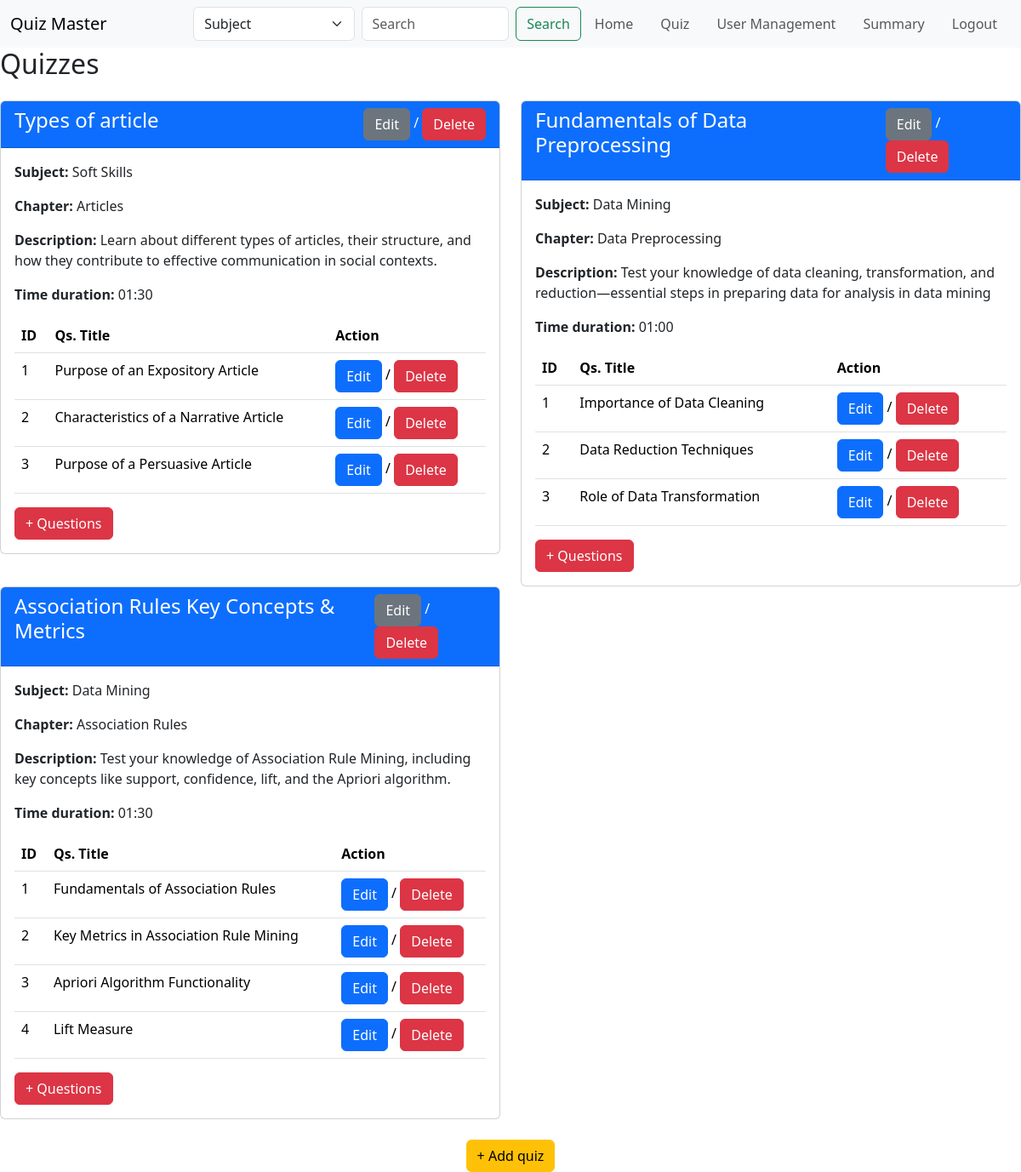
Page /quiz (signed in) on the committed database.
### models.py (models this page shows)
class Quiz(db.Model):
    __tablename__ = 'quiz'
    id = db.Column(db.Integer, primary_key=True, autoincrement=True)
    quiz_name = db.Column(db.String(32), unique=False, nullable=True)
    quiz_description = db.Column(db.String(512), nullable=True)
    time_duration = db.Column(db.String(5), nullable=False)
    chapter_id = db.Column(db.Integer, db.ForeignKey('chapter.id'))
    chapter = db.relationship('Chapter',  backref='quiz', lazy=True)

class Subject(db.Model):
    __tablename__ = 'subject'
    id = db.Column(db.Integer, primary_key=True, autoincrement=True)
    subject_name = db.Column(db.String(32), unique=True, nullable=False)
    subject_code = db.Column(db.String(32), unique=True, nullable=False)
    subject_description = db.Column(db.String(512), nullable=True)
    subject_credit = db.Column(db.String(80), nullable=False)

class Chapter(db.Model):
    __tablename__ = 'chapter'
    id = db.Column(db.Integer, primary_key=True, autoincrement=True)
    chapter_name = db.Column(db.String(32), unique=True, nullable=False)
    chapter_description = db.Column(db.String(512), nullable=True)
    subject_id = db.Column(db.Integer, db.ForeignKey('subject.id'))
    subject = db.relationship('Subject', backref=db.backref('chapters', lazy=True))

class Question(db.Model):
    __tablename__ = 'question'
    id = db.Column(db.Integer, primary_key=True, autoincrement=True)
    question_text = db.Column(db.String(512), nullable=False)
    option1 = db.Column(db.String(512), nullable=False)
    option2 = db.Column(db.String(512), nullable=False)
    option3 = db.Column(db.String(512), nullable=False)
    option4 = db.Column(db.String(512), nullable=False)
    answer = db.Column(db.String(512), nullable=False)
    quiz_id = db.Column(db.Integer, db.ForeignKey('quiz.id'),nullable=False)
    question_title = db.Column(db.String(512), nullable=False)
    quiz = db.relationship('Quiz', backref='questions', lazy=True)

### routes.py (the view)
@app.route('/quiz')
@auth_required
@admin_required
def quiz():
    quizs = Quiz.query.all()
    return render_template('quiz.html', user=User.query.get(session['user_id']), quizs=quizs)

### routes.py (called while the page is built)
def auth_required(func):
    @wraps(func)
    def inner(*args, **kwargs):
        if 'user_id' not in session:
            flash('Please login to continue')
            return redirect(url_for('login'))
        return func(*args, **kwargs)
    return inner

def admin_required(f):
    @wraps(f)
    def decorated_function(*args, **kwargs):
        if session.get('is_admin') == False:
            flash("Access Denied: Admins Only", "danger")
            return redirect(url_for('index'))  # Redirect to home if not admin
        return f(*args, **kwargs)
    return decorated_function

### templates/quiz.html
{% extends "layout.html" %}
{% block content %}
    <h2>Quizzes</h2>
    {% if quizs %}
        <div class="row mt-4">
            {% for quiz in quizs %}
                <div class="col-md-6">
                    <div class="card">
                        <div class="card-header text-white bg-primary d-flex justify-content-between">
                            <span> <h4>{{ quiz.quiz_name }}</h4></span>
                            <span>
                                <a href="{{ url_for('edit_quiz', quiz_id=quiz.id) }}" class="btn btn-secondary">Edit</a> /
                                <a href="{{ url_for('delete_quiz', quiz_id=quiz.id) }}" class="btn btn-danger"
                                    onclick="return confirm('Are you sure you want to delete this quiz?');">
                                    Delete
                                </a>
                            </span>
                        </div>
                        <div class="card-body">
                            <p><strong>Subject:</strong> {{ quiz.chapter.subject.subject_name }}</p>
                            <p><strong>Chapter:</strong> {{ quiz.chapter.chapter_name }}</p>
                            <p><strong>Description:</strong> {{ quiz.quiz_description }}</p>
                            <p><strong>Time duration:</strong> {{ quiz.time_duration }}</p>
                            <table class="table">
                                <thead>
                                    <tr>
                                        <th>ID</th>
                                        <th>Qs. Title</th>
                                        <th>Action</th>
                                    </tr>
                                </thead>
                                <tbody>
                                    {% for question in quiz.questions %}
                                    <tr>
                                        <td>{{ loop.index }}</td>
                                        <td>{{ question.question_title }}</td>
                                        <td>
                                            <a href="{{ url_for('edit_question', question_id=question.id) }}" class="btn btn-primary">Edit</a> /
                                            <a href="{{ url_for('delete_question', question_id=question.id) }}" class="btn btn-danger"
                                                onclick="return confirm('Are you sure you want to delete this questions?');">
                                                Delete
                                            </a>
                                        </td>
                                    </tr>
                                    {% endfor %}
                                </tbody>
                            </table>
                            <a href="{{ url_for('new_question', quiz_id=quiz.id) }}" class="btn btn-danger">+ Questions</a>
                        </div>
                    </div>
                </div>
            {% endfor %}
        </div>
    {% else %}
        <p>No subjects found.</p>
    {% endif %}
                    <div class="mt-4 text-center">
                        <a class="btn btn-warning" href="{{ url_for('new_quiz') }}">+ Add quiz</a>
                    </div>
{% endblock %}

### rows in the picture
Quiz: quiz_name "Types of article", chapter.subject.subject_name "Soft Skills", chapter.chapter_name "Articles", quiz_description "Learn about different types of articles, their structure, and how they contribute to effective communication in social contexts.", time_duration "01:30"
Question: question_title "Purpose of an Expository Article"
Question: question_title "Characteristics of a Narrative Article"
Question: question_title "Purpose of a Persuasive Article"
Quiz: quiz_name "Fundamentals of Data Preprocessing", chapter.subject.subject_name "Data Mining", chapter.chapter_name "Data Preprocessing", quiz_description "Test your knowledge of data cleaning, transformation, and reduction—essential steps in preparing data for analysis in data mining", time_duration "01:00"
Question: question_title "Importance of Data Cleaning"
Question: question_title "Data Reduction Techniques"
Question: question_title "Role of Data Transformation"
Quiz: quiz_name "Association Rules Key Concepts & Metrics", chapter.subject.subject_name "Data Mining", chapter.chapter_name "Association Rules", quiz_description "Test your knowledge of Association Rule Mining, including key concepts like support, confidence, lift, and the Apriori algorithm.", time_duration "01:30"
Question: question_title "Fundamentals of Association Rules"
Question: question_title "Key Metrics in Association Rule Mining"
Question: question_title "Apriori Algorithm Functionality"
Question: question_title "Lift Measure"
